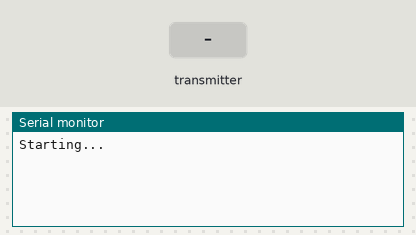
Recording of a sketch running on a simulated Arduino Uno, built with avr-gcc and run on an emulated ATmega328P. On the bench: the last lines printed to the serial monitor. The inputs (shaded band) are chosen by the test bench. No radio packets arrive unless stated.

Above: at 1.2 s.
1.3 s: the transmitter starts sending temperature = 0
At 1.37 s:
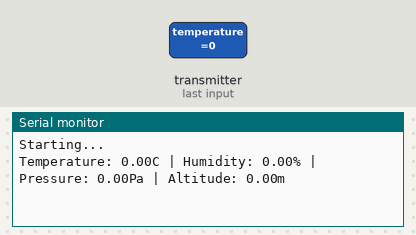
2.8 s: the transmitter starts sending humidity = 25
At 2.94 s:
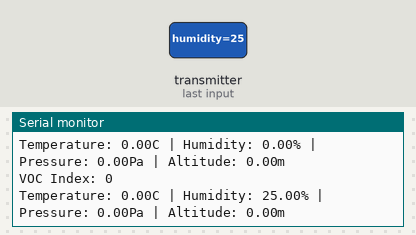
5.8 s: the transmitter starts sending altitude = 100
At 5.94 s:
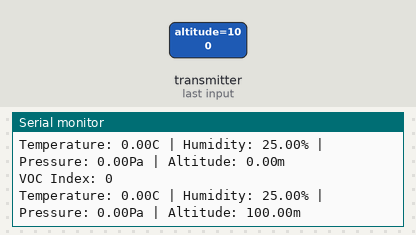
8.8 s: the transmitter starts sending index = 256
11.8 s: the transmitter starts sending temperature = 25
At 12.03 s:
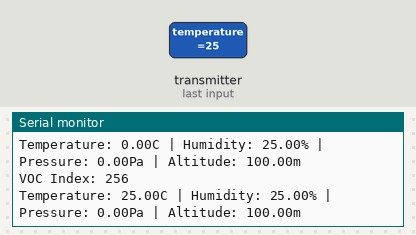
14.8 s: the transmitter starts sending humidity = 0
At 14.99 s:
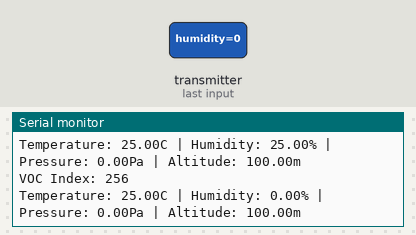

Measured:
- after the input at 1.3 s, the serial monitor: prints a new line at once (image 1)
- after the input at 2.8 s, the serial monitor: prints a new line after 0.07 s (image 2)
- after the input at 5.8 s, the serial monitor: prints a new line after 0.07 s (image 3)
- after the input at 11.8 s, the serial monitor: prints a new line after 0.16 s (image 4)
- after the input at 14.8 s, the serial monitor: prints a new line after 0.13 s (image 5)

The sketch:

Experiment_2_Receiver.ino
```cpp
/*
Title: Weather Station Receiver Experiment 2
Programmer: Justin Lam
Date: 11/02/23
Description: Experiment to test receiving temperature, humidity, pressure, altitude and VOC index.
*/

#include <SPI.h>
#include <nRF24L01.h>
#include <RF24.h>

const byte address[6] = "00001";

struct dataPackage {
  float temperature = 0.0;
  float humidity = 0.0;
  float pressure = 0.0;
  float altitude = 0.0;
  int index = 0;
};

RF24 radio(7, 8);
dataPackage data;

void setup() {
  Serial.begin(9600);
  radio.begin();
  //radio.setDataRate(RF24_250KBPS);
  //radio.setChannel(120);
  radio.openReadingPipe(0, address);
  radio.setPALevel(RF24_PA_LOW);
  radio.startListening();
  Serial.println("Starting...");
}

void loop() {
  if (radio.available()) {
    radio.read(&data, sizeof(dataPackage));
    Serial.print("Temperature: ");
    Serial.print(data.temperature);
    Serial.print("C | Humidity: ");
    Serial.print(data.humidity);
    Serial.print("% | Pressure: ");
    Serial.print(data.pressure);
    Serial.print("Pa | Altitude: ");
    Serial.print(data.altitude);
    Serial.println("m");
    Serial.print("VOC Index: ");
    Serial.print(data.index);
    Serial.println();
  }
}
```
